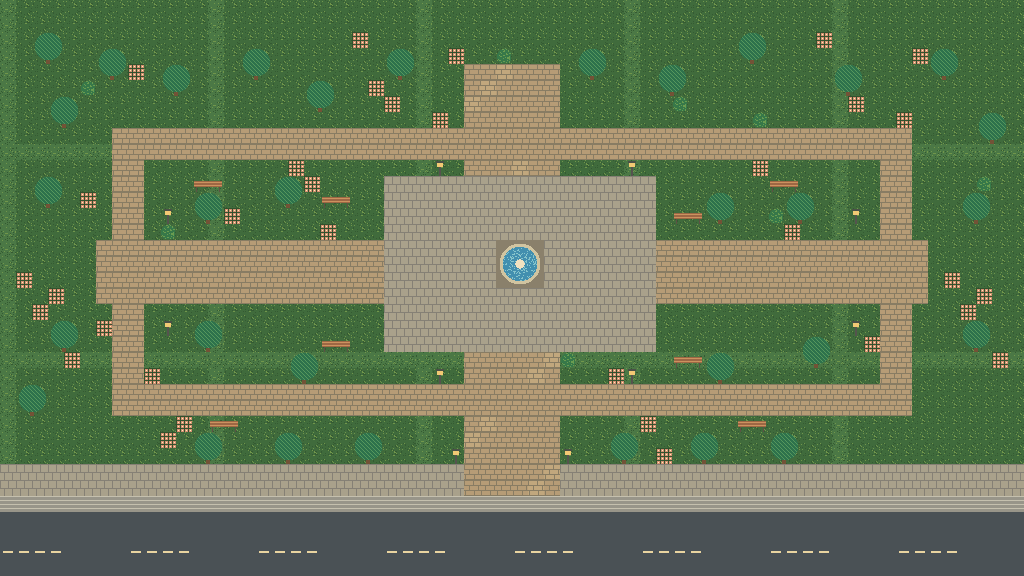

Rendered tile map (Tiled .tmx) drawn with the repository's tilesets; below, a short description and the map source with its tile grids summarised:
An orthogonal 64x36 tile map with 16x16 px tiles, 4 tile layers (ground, paths, props, foreground) and 59 objects (32x Дерево, 10x Фонарь, 8x Лавочка, 8x Куст, Фонтан).

<map version="1.10" tiledversion="1.10.2" orientation="orthogonal" renderorder="right-down" width="64" height="36" tilewidth="16" tileheight="16" infinite="0" nextlayerid="6" nextobjectid="60">
<tileset firstgid="1" name="new_park" tilewidth="16" tileheight="16" tilecount="32" columns="8"><image source="park_tiles.png" width="128" height="64" />
<tile id="3"><properties><property name="walkable" type="bool" value="true" /></properties></tile>
<tile id="4"><properties><property name="walkable" type="bool" value="true" /></properties></tile>
<tile id="5"><properties><property name="walkable" type="bool" value="true" /></properties></tile>
<tile id="6"><properties><property name="walkable" type="bool" value="true" /></properties></tile>
<tile id="7"><properties><property name="walkable" type="bool" value="true" /></properties></tile>
<tile id="8"><properties><property name="walkable" type="bool" value="true" /></properties></tile>
<tile id="9"><properties><property name="walkable" type="bool" value="true" /></properties></tile>
<tile id="11"><properties><property name="depthFromBottom" type="float" value="8.0" /></properties></tile>
<tile id="12"><properties><property name="depthFromBottom" type="float" value="-7.6" /></properties></tile>
<tile id="13"><properties><property name="depthFromBottom" type="float" value="-7.6" /></properties></tile>
<tile id="14"><properties><property name="depthFromBottom" type="float" value="8.4" /></properties></tile>
<tile id="15"><properties><property name="depthFromBottom" type="float" value="8.4" /></properties></tile>
<tile id="16"><properties><property name="depthFromBottom" type="float" value="5.6" /></properties></tile>
<tile id="17"><properties><property name="depthFromBottom" type="float" value="5.6" /></properties></tile>
<tile id="18"><properties><property name="depthFromBottom" type="float" value="4.8" /></properties></tile>
<tile id="19"><properties><property name="depthFromBottom" type="float" value="-8.0" /></properties></tile>
<tile id="20"><properties><property name="depthFromBottom" type="float" value="-8.0" /></properties></tile>
<tile id="21"><properties><property name="depthFromBottom" type="float" value="-8.0" /></properties></tile>
<tile id="22"><properties><property name="depthFromBottom" type="float" value="8.0" /></properties></tile>
<tile id="23"><properties><property name="depthFromBottom" type="float" value="8.0" /></properties></tile>
<tile id="24"><properties><property name="depthFromBottom" type="float" value="8.0" /></properties></tile>
<tile id="25"><properties><property name="depthFromBottom" type="float" value="24.0" /></properties></tile>
<tile id="26"><properties><property name="depthFromBottom" type="float" value="24.0" /></properties></tile>
<tile id="27"><properties><property name="depthFromBottom" type="float" value="24.0" /></properties></tile>
</tileset>
<layer id="1" name="ground" width="64" height="36"><data>[2304 cells, 2304 non-empty, 2 distinct tile ids]</data></layer>
<layer id="2" name="paths" width="64" height="36"><data>[2304 cells, 1075 non-empty, 7 distinct tile ids]</data></layer>
<layer id="3" name="props" width="64" height="36"><data>[2304 cells, 140 non-empty, 16 distinct tile ids]</data></layer>
<objectgroup id="4" name="solid_objects">
<object id="1" name="Дерево" x="41.6" y="49.6" width="12.8" height="12" />
<object id="2" name="Дерево" x="105.6" y="65.6" width="12.8" height="12" />
<object id="3" name="Дерево" x="169.6" y="81.6" width="12.8" height="12" />
<object id="4" name="Дерево" x="249.6" y="65.6" width="12.8" height="12" />
<object id="5" name="Дерево" x="313.6" y="97.6" width="12.8" height="12" />
<object id="6" name="Дерево" x="393.6" y="65.6" width="12.8" height="12" />
<object id="7" name="Дерево" x="585.6" y="65.6" width="12.8" height="12" />
<object id="8" name="Дерево" x="665.6" y="81.6" width="12.8" height="12" />
<object id="9" name="Дерево" x="745.6" y="49.6" width="12.8" height="12" />
<object id="10" name="Дерево" x="841.6" y="81.6" width="12.8" height="12" />
<object id="11" name="Дерево" x="937.6" y="65.6" width="12.8" height="12" />
<object id="12" name="Дерево" x="985.6" y="129.6" width="12.8" height="12" />
<object id="13" name="Дерево" x="41.6" y="193.6" width="12.8" height="12" />
<object id="14" name="Дерево" x="57.6" y="337.6" width="12.8" height="12" />
<object id="15" name="Дерево" x="969.6" y="337.6" width="12.8" height="12" />
<object id="16" name="Дерево" x="25.6" y="401.6" width="12.8" height="12" />
<object id="17" name="Дерево" x="201.6" y="209.6" width="12.8" height="12" />
<object id="18" name="Дерево" x="281.6" y="193.6" width="12.8" height="12" />
<object id="19" name="Дерево" x="713.6" y="209.6" width="12.8" height="12" />
<object id="20" name="Дерево" x="793.6" y="209.6" width="12.8" height="12" />
<object id="21" name="Дерево" x="201.6" y="337.6" width="12.8" height="12" />
<object id="22" name="Дерево" x="297.6" y="369.6" width="12.8" height="12" />
<object id="23" name="Дерево" x="713.6" y="369.6" width="12.8" height="12" />
<object id="24" name="Дерево" x="809.6" y="353.6" width="12.8" height="12" />
<object id="25" name="Дерево" x="201.6" y="449.6" width="12.8" height="12" />
<object id="26" name="Дерево" x="281.6" y="449.6" width="12.8" height="12" />
<object id="27" name="Дерево" x="361.6" y="449.6" width="12.8" height="12" />
<object id="28" name="Дерево" x="617.6" y="449.6" width="12.8" height="12" />
<object id="29" name="Дерево" x="697.6" y="449.6" width="12.8" height="12" />
<object id="30" name="Дерево" x="777.6" y="449.6" width="12.8" height="12" />
<object id="31" name="Дерево" x="57.6" y="113.6" width="12.8" height="12" />
<object id="32" name="Дерево" x="969.6" y="209.6" width="12.8" height="12" />
<object id="33" name="Лавочка" x="321.6" y="198.4" width="28.8" height="8" />
<object id="34" name="Лавочка" x="673.6" y="214.4" width="28.8" height="8" />
<object id="35" name="Лавочка" x="321.6" y="342.4" width="28.8" height="8" />
<object id="36" name="Лавочка" x="673.6" y="358.4" width="28.8" height="8" />
<object id="37" name="Лавочка" x="193.6" y="182.4" width="28.8" height="8" />
<object id="38" name="Лавочка" x="769.6" y="182.4" width="28.8" height="8" />
<object id="39" name="Лавочка" x="209.6" y="422.4" width="28.8" height="8" />
<object id="40" name="Лавочка" x="737.6" y="422.4" width="28.8" height="8" />
<object id="41" name="Фонарь" x="437.6" y="168" width="4.8" height="6.4" />
<object id="42" name="Фонарь" x="629.6" y="168" width="4.8" height="6.4" />
<object id="43" name="Фонарь" x="437.6" y="376" width="4.8" height="6.4" />
<object id="44" name="Фонарь" x="629.6" y="376" width="4.8" height="6.4" />
<object id="45" name="Фонарь" x="165.6" y="216" width="4.8" height="6.4" />
<object id="46" name="Фонарь" x="853.6" y="216" width="4.8" height="6.4" />
<object id="47" name="Фонарь" x="165.6" y="328" width="4.8" height="6.4" />
<object id="48" name="Фонарь" x="853.6" y="328" width="4.8" height="6.4" />
<object id="49" name="Фонарь" x="453.6" y="456" width="4.8" height="6.4" />
<object id="50" name="Фонарь" x="565.6" y="456" width="4.8" height="6.4" />
<object id="51" name="Фонтан" x="498.4" y="242.4" width="43.2" height="43.2" />
<object id="52" name="Куст" x="497.6" y="51.2" width="12.8" height="9.6" />
<object id="53" name="Куст" x="81.6" y="83.2" width="12.8" height="9.6" />
<object id="54" name="Куст" x="673.6" y="99.2" width="12.8" height="9.6" />
<object id="55" name="Куст" x="753.6" y="115.2" width="12.8" height="9.6" />
<object id="56" name="Куст" x="977.6" y="179.2" width="12.8" height="9.6" />
<object id="57" name="Куст" x="769.6" y="211.2" width="12.8" height="9.6" />
<object id="58" name="Куст" x="161.6" y="227.2" width="12.8" height="9.6" />
<object id="59" name="Куст" x="561.6" y="355.2" width="12.8" height="9.6" />
</objectgroup>
<layer id="5" name="foreground" width="64" height="36"><data>[2304 cells, 64 non-empty, 2 distinct tile ids]</data></layer>
</map>
